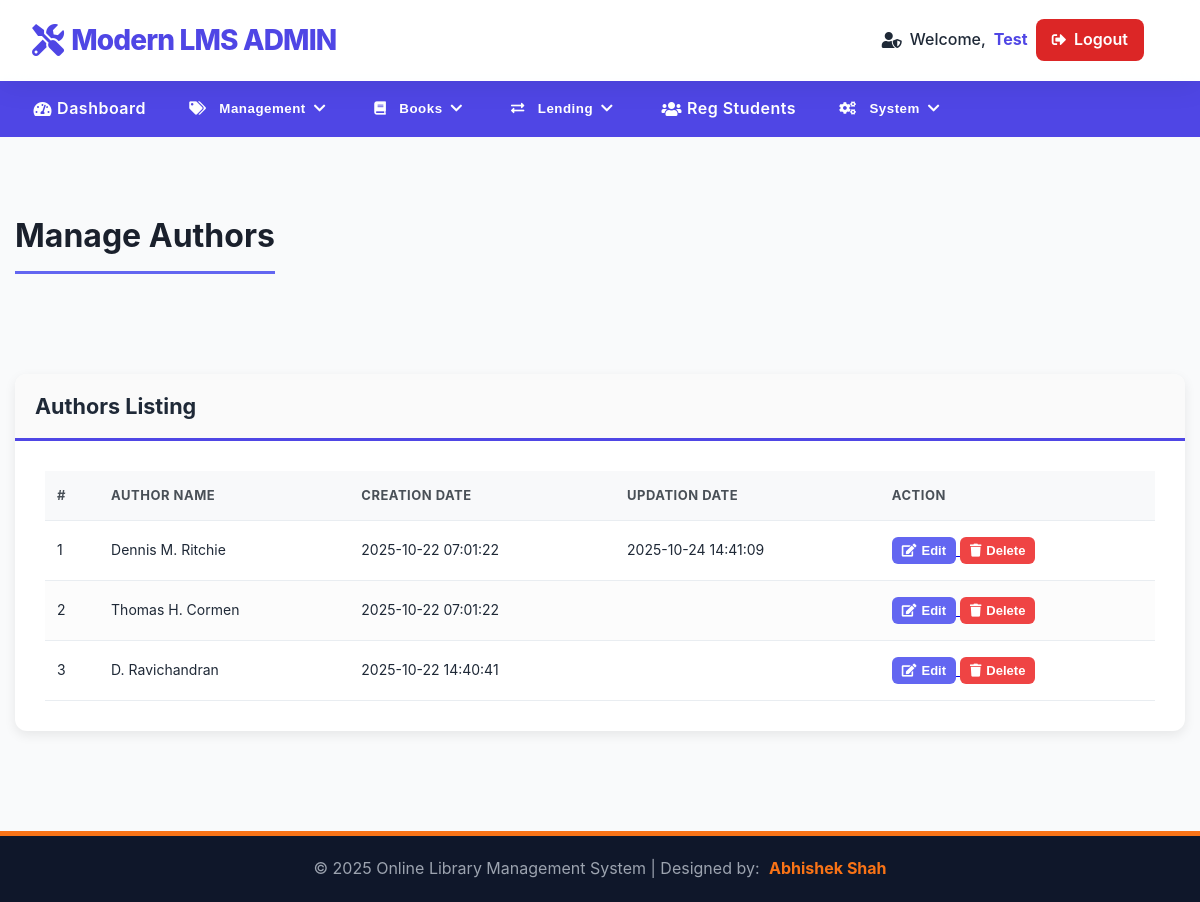
Page /library/admin/manage-authors.php (signed in) on the committed database.
### tables this page shows
CREATE TABLE `tblauthors` (
  `id` int(11) NOT NULL,
  `AuthorName` varchar(150) DEFAULT NULL,
  `creationDate` timestamp NULL DEFAULT current_timestamp(),
  `updationDate` timestamp NULL DEFAULT NULL ON UPDATE current_timestamp()
);

### library/admin/manage-authors.php (the view, shortened to what this page needs)
<?php
include('includes/config.php');
if(strlen($_SESSION['alogin'])==0) {
    header('location:../../index.php');
    exit;
} else {
    $sql = "SELECT id, AuthorName, creationDate, updationDate FROM tblauthors";
    $query = $dbh -> prepare($sql);
    $query->execute();
    $results=$query->fetchAll(PDO::FETCH_OBJ);
?>
<!DOCTYPE html>
<html xmlns="http://www.w3.org/1999/xhtml">
<head>
    <link href="assets/css/style.css" rel="stylesheet" />
    <link href="assets/css/font-awesome.css" rel="stylesheet" />
    <link href="assets/js/dataTables/dataTables.bootstrap.css" rel="stylesheet" />
    <link rel="stylesheet" href="https://cdnjs.cloudflare.com/ajax/libs/font-awesome/5.15.4/css/all.min.css">
</head>
<body>
    <?php include('includes/header.php');?>
    <div class="content-wrapper">
        <div class="container">
            <div class="row pad-botm">
                <div class="col-md-12">
                    <h4 class="header-line">Manage Authors</h4>
                </div>
            </div>
            <div class="row">
            </div>
            <div class="row">
                <div class="col-md-12">
                    <div class="panel panel-default">
                        <div class="panel-heading">
                            Authors Listing
                        </div>
                        <div class="panel-body">
                            <div class="table-responsive">
                                <table class="custom-table" id="dataTables">
                                    <thead>
                                        <tr>
                                            <th>#</th>
                                            <th>Author Name</th>
                                            <th>Creation Date</th>
                                            <th>Updation Date</th>
                                            <th>Action</th>
                                        </tr>
                                    </thead>
                                    <tbody>
<?php
$cnt=1;
if($query->rowCount() > 0) {
foreach($results as $result) {
?>
                                        <tr class="odd gradeX">
                                            <td class="center"><?php echo htmlentities($cnt);?></td>
                                            <td class="center"><?php echo htmlentities($result->AuthorName ?? '');?></td>
                                            <td class="center"><?php echo htmlentities($result->creationDate ?? '');?></td>
                                            <td class="center"><?php echo htmlentities($result->updationDate ?? '');?></td>
                                            <td class="center">
                                                <a href="edit-author.php?id=<?php echo htmlentities($result->id);?>"><button class="custom-btn btn-primary-theme"><i class="fa fa-edit "></i> Edit</button>
                                                <a href="manage-authors.php?del=<?php echo htmlentities($result->id);?>" onclick="return confirm('Are you sure you want to delete this author?');" >
                                                <button class="custom-btn btn-danger-theme"><i class="fa fa-trash"></i> Delete</button>
                                                </a>
                                            </td>
                                        </tr>
<?php $cnt=$cnt+1;}} ?>
                                    </tbody>
                                </table>
                            </div>
                        </div>
                    </div>
                </div>
            </div>
        </div>
    </div>
    <?php include('includes/footer.php');?>
</body>
</html>
<?php } ?>

### library/admin/assets/css/style.css (style rules this page uses)
body { font-family: "Inter", "Segoe UI", "Roboto", "sans-serif"; margin: 0; background: linear-gradient(180deg, #eef2ff 0%, #f9fafb 50%, #f9fafb 100%); color: var(--text-dark); display: flex; flex-direction: column; min-height: 100vh; overflow-x: hidden; line-height: 1.6; }
.content-wrapper { flex-grow: 1; padding: 2.5rem 0; background: var(--bg-light); padding-top: 30px; padding-bottom: 50px; }
:root { --primary-indigo: #4f46e5; --accent-orange: #f97316; --danger-red: #dc2626; --bg-light: #f9fafb; --text-dark: #1f2937; --text-gray: #6c757d; --border-radius: 8px; }
* { box-sizing: border-box; }
.container { max-width: 1300px; margin: 0 auto; padding: 0 15px; }
.row { display: flex; flex-wrap: wrap; margin-left: -15px; margin-right: -15px; }
.col-md-12 { width: 100%; padding-left: 15px; padding-right: 15px; margin-bottom: 20px; }
.row.pad-botm { margin-bottom: 30px; }
.panel-default { background: #ffffff; border: 1px solid #d3dce6; border-radius: 12px; box-shadow: 0 12px 25px rgba(0, 0, 0, 0.1); margin-bottom: 30px; }
.panel-heading { font-size: 1.35rem; font-weight: 700; color: var(--text-dark); border-bottom: 3px solid var(--primary-indigo); background: #fafafa; border-top-left-radius: 12px; border-top-right-radius: 12px; border-radius: 12px 12px 0 0; padding: 15px 20px; }
.panel-body { padding: 30px; }
.custom-table { width: 100%; border-collapse: collapse; margin-bottom: 0; color: var(--text-dark); }
.custom-table th, .custom-table td { padding: 14px 18px; vertical-align: middle; border-bottom: 1px solid #f0f0f0; text-align: left; font-size: 0.95rem; }
.custom-table thead th { font-size: 0.85rem; font-weight: 700; color: var(--primary-indigo); background-color: #f5f6ff; text-transform: uppercase; letter-spacing: 0.5px; border-bottom: 3px solid var(--primary-indigo); }
.custom-table tbody tr { transition: background-color 0.2s; }
.custom-table td.center { text-align: center; }
.custom-table td:last-child { text-align: center; }
.custom-btn { display: inline-flex; align-items: center; padding: 8px 15px; margin: 4px 6px; border: none; border-radius: 4px; font-size: 0.9rem; font-weight: 600; cursor: pointer; transition: background-color 0.2s, transform 0.1s; text-decoration: none; }
.custom-btn i { margin-right: 6px; font-size: 1em; }
.btn-primary-theme { background-color: var(--primary-indigo); color: white; }
.btn-danger-theme { background-color: var(--danger-red); color: white; }
.header-line { font-size: 2rem; font-weight: 700; color: #1a202c; border-bottom: 3px solid #6366f1; padding-bottom: 10px; margin-bottom: 30px; display: inline-block; width: auto; }
.panel-default { border: none; box-shadow: 0 4px 12px rgba(0, 0, 0, 0.08); border-radius: 12px; background: #ffffff; }
.panel { border: none; border-radius: 12px; box-shadow: 0 4px 12px rgba(0, 0, 0, 0.08); }

### library/admin/manage-authors.php (style rules this page uses)
#dataTables { border-collapse: collapse; width: 100%; margin-left: auto; margin-right: auto; }
#dataTables th, #dataTables td { padding: 14px 12px; text-align: left; border-bottom: 1px solid #e9edf1; font-size: 14px; vertical-align: middle; }
#dataTables thead th { background-color: #f8f9fa; color: #495057; font-weight: 700; text-transform: uppercase; font-size: 13px; letter-spacing: 0.5px; }
#dataTables tbody tr:nth-child(even) { background-color: #fcfcfc; }
.custom-btn { display: inline-flex; align-items: center; padding: 6px 10px; margin: 2px 0; font-size: 13px; font-weight: 600; cursor: pointer; border: none; border-radius: 6px; transition: background-color 0.2s; }
.custom-btn i { margin-right: 5px; }
.btn-primary-theme { background-color: #6366f1; color: #ffffff; }
.btn-danger-theme { background-color: #ef4444; color: #ffffff; }

### rows in the picture
tblauthors: AuthorName "Dennis M. Ritchie", creationDate "2025-10-22 07:01:22", updationDate "2025-10-24 14:41:09"
tblauthors: AuthorName "Thomas H. Cormen", creationDate "2025-10-22 07:01:22"
tblauthors: AuthorName "D. Ravichandran", creationDate "2025-10-22 14:40:41"

### other values in the picture
$adminName "Test"
